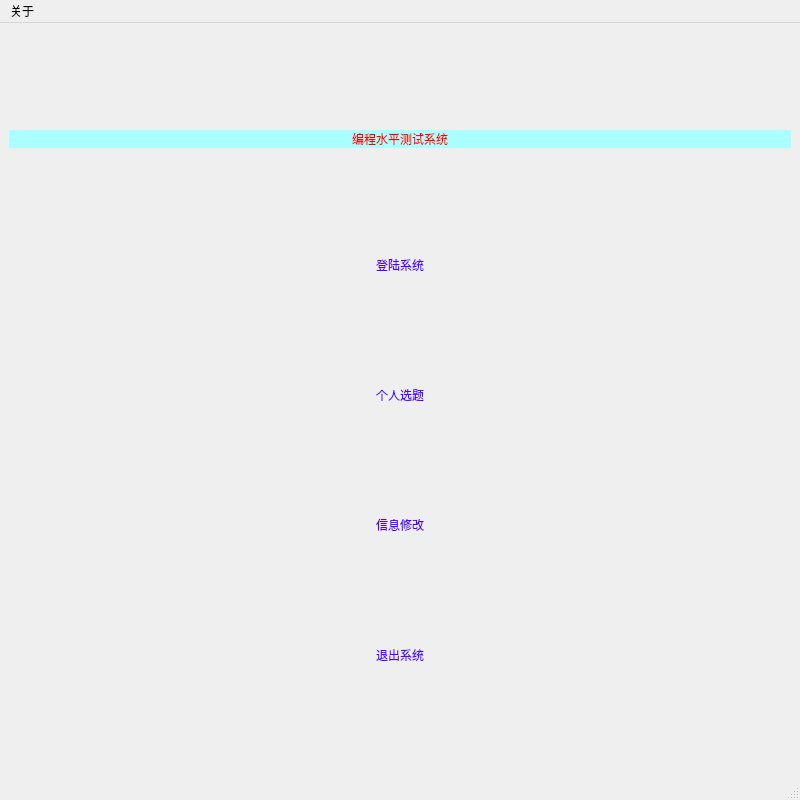
<?xml version="1.0" encoding="UTF-8"?>
<ui version="4.0">
 <class>MainWindow</class>
 <widget class="QMainWindow" name="MainWindow">
  <property name="geometry">
   <rect>
    <x>0</x>
    <y>0</y>
    <width>800</width>
    <height>800</height>
   </rect>
  </property>
  <property name="minimumSize">
   <size>
    <width>800</width>
    <height>800</height>
   </size>
  </property>
  <property name="maximumSize">
   <size>
    <width>800</width>
    <height>800</height>
   </size>
  </property>
  <property name="windowTitle">
   <string>编程水平测试系统</string>
  </property>
  <property name="styleSheet">
   <string notr="true">background-image: url(:/new/prefix1/timg2.jpg);</string>
  </property>
  <widget class="QWidget" name="centralwidget">
   <layout class="QVBoxLayout" name="verticalLayout">
    <item>
     <widget class="QLabel" name="label">
      <property name="sizePolicy">
       <sizepolicy hsizetype="Preferred" vsizetype="Fixed">
        <horstretch>0</horstretch>
        <verstretch>0</verstretch>
       </sizepolicy>
      </property>
      <property name="styleSheet">
       <string notr="true">font: 75 36pt &quot;微软雅黑&quot;;
color: rgb(255, 0, 0);
background-color: rgb(170, 255, 255);</string>
      </property>
      <property name="text">
       <string>编程水平测试系统</string>
      </property>
      <property name="alignment">
       <set>Qt::AlignCenter</set>
      </property>
     </widget>
    </item>
    <item>
     <layout class="QHBoxLayout" name="horizontalLayout" stretch="2,6,2">
      <item>
       <spacer name="horizontalSpacer">
        <property name="orientation">
         <enum>Qt::Horizontal</enum>
        </property>
        <property name="sizeHint" stdset="0">
         <size>
          <width>40</width>
          <height>20</height>
         </size>
        </property>
       </spacer>
      </item>
      <item>
       <widget class="QPushButton" name="btn_login">
        <property name="styleSheet">
         <string notr="true">font: 20pt &quot;微软雅黑&quot;;
color: rgb(85, 0, 255);
background:transparent</string>
        </property>
        <property name="text">
         <string>登陆系统</string>
        </property>
        <property name="flat">
         <bool>true</bool>
        </property>
       </widget>
      </item>
      <item>
       <spacer name="horizontalSpacer_2">
        <property name="orientation">
         <enum>Qt::Horizontal</enum>
        </property>
        <property name="sizeHint" stdset="0">
         <size>
          <width>40</width>
          <height>20</height>
         </size>
        </property>
       </spacer>
      </item>
     </layout>
    </item>
    <item>
     <layout class="QHBoxLayout" name="horizontalLayout_2" stretch="2,6,2">
      <item>
       <spacer name="horizontalSpacer_3">
        <property name="orientation">
         <enum>Qt::Horizontal</enum>
        </property>
        <property name="sizeHint" stdset="0">
         <size>
          <width>40</width>
          <height>20</height>
         </size>
        </property>
       </spacer>
      </item>
      <item>
       <widget class="QPushButton" name="pushButton_2">
        <property name="styleSheet">
         <string notr="true">font: 20pt &quot;微软雅黑&quot;;
background:transparent;
color: rgb(85, 0, 255);</string>
        </property>
        <property name="text">
         <string>个人选题</string>
        </property>
        <property name="flat">
         <bool>true</bool>
        </property>
       </widget>
      </item>
      <item>
       <spacer name="horizontalSpacer_4">
        <property name="orientation">
         <enum>Qt::Horizontal</enum>
        </property>
        <property name="sizeHint" stdset="0">
         <size>
          <width>40</width>
          <height>20</height>
         </size>
        </property>
       </spacer>
      </item>
     </layout>
    </item>
    <item>
     <layout class="QHBoxLayout" name="horizontalLayout_3" stretch="2,6,2">
      <item>
       <spacer name="horizontalSpacer_5">
        <property name="orientation">
         <enum>Qt::Horizontal</enum>
        </property>
        <property name="sizeHint" stdset="0">
         <size>
          <width>40</width>
          <height>20</height>
         </size>
        </property>
       </spacer>
      </item>
      <item>
       <widget class="QPushButton" name="pushButton_5">
        <property name="styleSheet">
         <string notr="true">font: 20pt &quot;微软雅黑&quot;;
background:transparent;
color: rgb(85, 0, 255);</string>
        </property>
        <property name="text">
         <string>信息修改</string>
        </property>
        <property name="flat">
         <bool>true</bool>
        </property>
       </widget>
      </item>
      <item>
       <spacer name="horizontalSpacer_6">
        <property name="orientation">
         <enum>Qt::Horizontal</enum>
        </property>
        <property name="sizeHint" stdset="0">
         <size>
          <width>40</width>
          <height>20</height>
         </size>
        </property>
       </spacer>
      </item>
     </layout>
    </item>
    <item>
     <layout class="QHBoxLayout" name="horizontalLayout_4" stretch="2,6,2">
      <item>
       <spacer name="horizontalSpacer_7">
        <property name="orientation">
         <enum>Qt::Horizontal</enum>
        </property>
        <property name="sizeHint" stdset="0">
         <size>
          <width>40</width>
          <height>20</height>
         </size>
        </property>
       </spacer>
      </item>
      <item>
       <widget class="QPushButton" name="pushButton_3">
        <property name="styleSheet">
         <string notr="true">font: 20pt &quot;微软雅黑&quot;;
background:transparent;
color: rgb(85, 0, 255);
</string>
        </property>
        <property name="text">
         <string>退出系统</string>
        </property>
        <property name="flat">
         <bool>true</bool>
        </property>
       </widget>
      </item>
      <item>
       <spacer name="horizontalSpacer_8">
        <property name="orientation">
         <enum>Qt::Horizontal</enum>
        </property>
        <property name="sizeHint" stdset="0">
         <size>
          <width>40</width>
          <height>20</height>
         </size>
        </property>
       </spacer>
      </item>
     </layout>
    </item>
   </layout>
  </widget>
  <widget class="QMenuBar" name="menubar">
   <property name="geometry">
    <rect>
     <x>0</x>
     <y>0</y>
     <width>800</width>
     <height>23</height>
    </rect>
   </property>
   <widget class="QMenu" name="menu">
    <property name="title">
     <string>关于</string>
    </property>
    <addaction name="actionAbout_this"/>
    <addaction name="actionAbout_Qt"/>
   </widget>
   <addaction name="menu"/>
  </widget>
  <widget class="QStatusBar" name="statusbar"/>
  <action name="actionAbout_this">
   <property name="text">
    <string>About this</string>
   </property>
  </action>
  <action name="actionAbout_Qt">
   <property name="text">
    <string>About Qt</string>
   </property>
  </action>
 </widget>
 <resources/>
 <connections/>
</ui>
